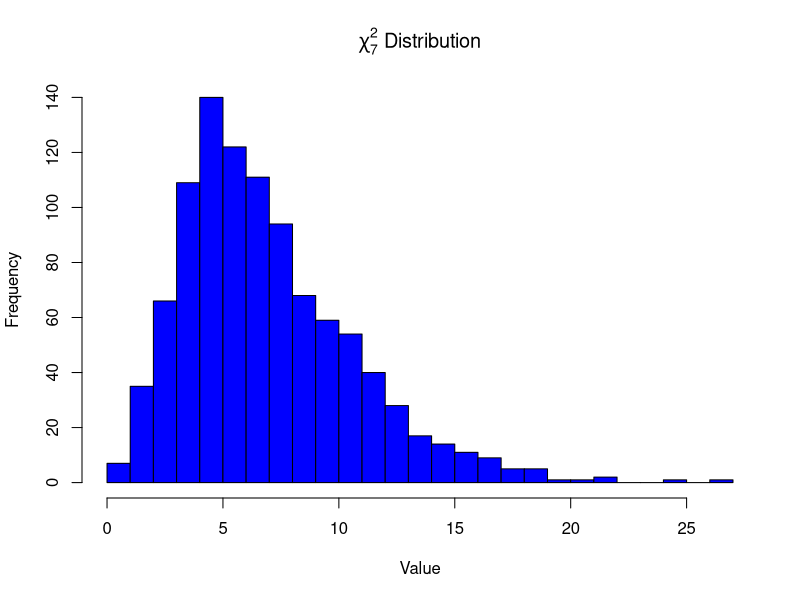
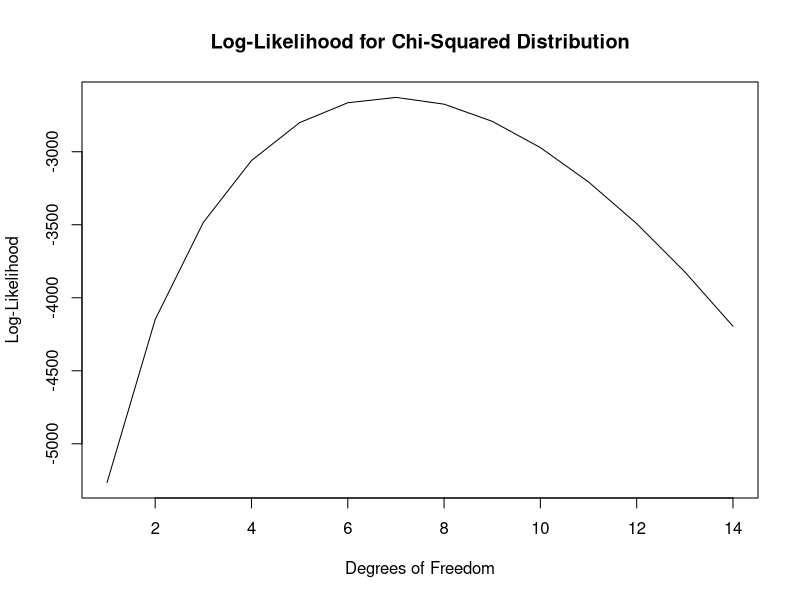
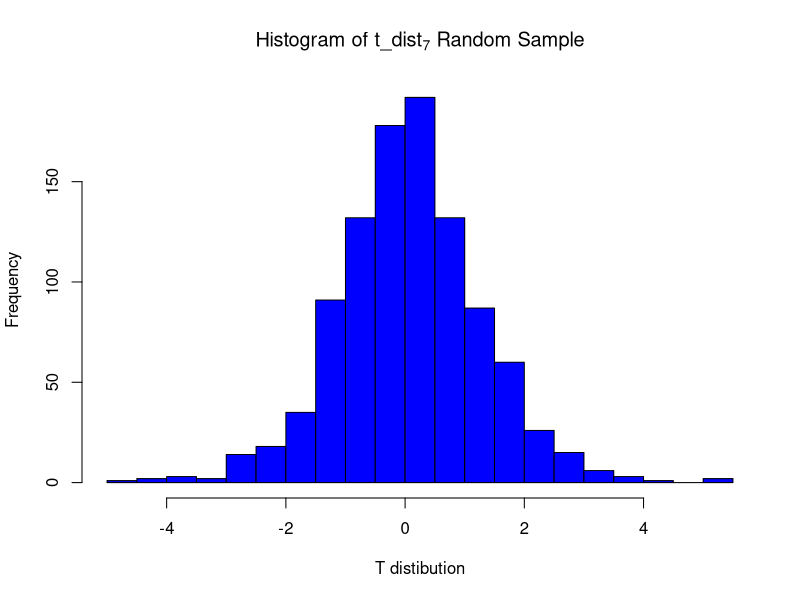
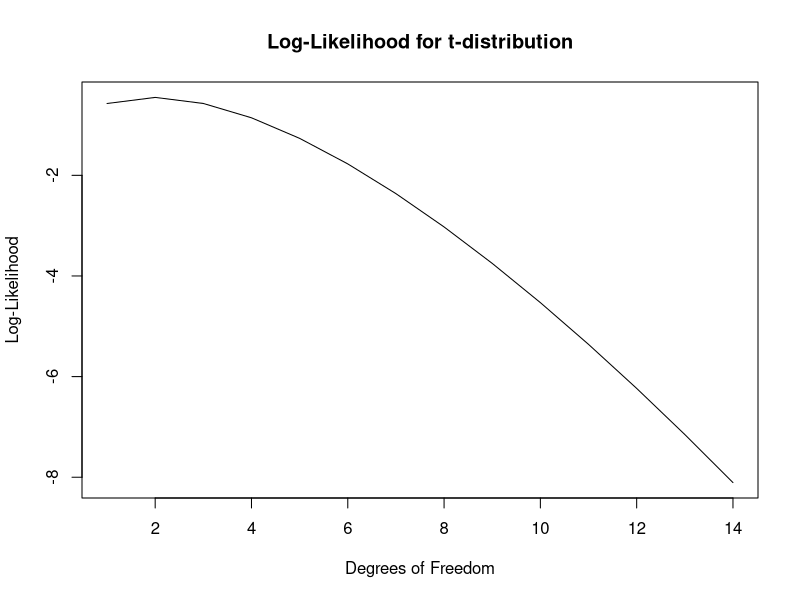
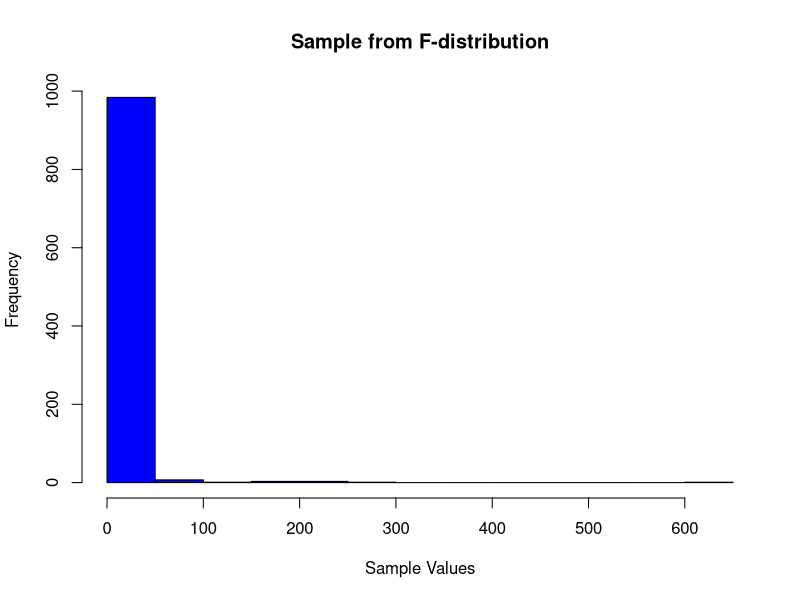
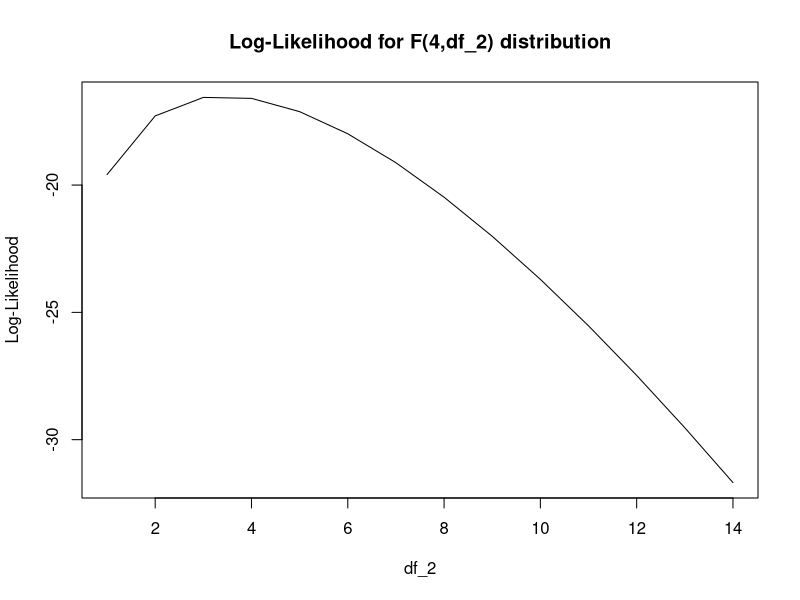

These charts were generated, in order, by the following R code:
## ---- chunk 1
knitr::opts_chunk$set(echo = F, message = F, warning = F, collapse = T)
library(tidyverse)
## ---- chunk 2

rand <- matrix(rnorm(7 * 1000), ncol = 7) # 7 independent standard normal random variables
sample <- rowSums(rand^2) # obtain sample from chi-squared distribution
hist(sample, breaks = 30, col = "blue", xlab = "Value", main = expression(paste(chi[7]^2, " Distribution")))

## ---- chunk 3

# create function to calculate a log-likelihood
df <- 14

log_likelihood_func <- function(df, sample) {
  n <- length(sample)
  k <- df/2
  log_likelihood_singular <- -(n*k)*log(2) - n*lgamma(k) + (k-1)*sum(log(sample)) - (1/2)*sum(sample)
  return(log_likelihood_singular)
}

# calculating the log-likelihoods for degrees of freedom ranging from 1 to 14
df_vals <- seq(1, 14)
log_likelihood <- sapply(df_vals, log_likelihood_func, sample = sample) 

#plotting histogram
plot(df_vals, log_likelihood, type = "l", xlab = "Degrees of Freedom", ylab = "Log-Likelihood", main = "Log-Likelihood for Chi-Squared Distribution")

## ---- chunk 4

# setting sample size
n <- 1000 

# Generate a sample of 1000 random numbers from a standard normal distribution using rnorm
rand_nums <- rnorm(n)

# generate random numbers from a chi-squared distributionn
rchi <- function(df) {
  sum(rnorm(df)^2)
}

# sample of random numbers from the chi-squared distribution
rand_chi_nums <- replicate(n, rchi(7))

# generate sample of 1000 random numbers from a t-distribution 
t_dist <- rand_nums / sqrt(rand_chi_nums/7)

# plotting histogram
hist(t_dist, breaks = 30, col = "blue", xlab = "T distibution", main = expression(paste("Histogram of ", t_dist[7], " Random Sample")))

## ---- chunk 5

df <- seq(1, 14)
sample <- 1000

log_likelihood_func <- function(df, sample) {
  n <- length(sample)
  k <- df
  log_likelihood_singular <- -(n*(k+1)/2)*log(1+(1/k)*sum(sample^2)) + (-(n/2))*log(pi) - lgamma((k+1)/2) + ((k+1)/2)*sum(log(1 + (1/k)*sample^2))
  return(log_likelihood_singular)
}

# calculating the log-likelihoods for degrees of freedom ranging from 1 to 14
log_likelihood <- sapply(df, log_likelihood_func, sample = sample)

#plotting histogram
plot(df, log_likelihood, type = "l", xlab = "Degrees of Freedom", ylab = "Log-Likelihood", main = "Log-Likelihood for t-distribution")

## ---- chunk 6

#using only rnorm
set1 <- rnorm(1000, mean = 0, sd = 1)
set2 <- rnorm(1000, mean = 0, sd = 1)
set3 <- rnorm(1000, mean = 0, sd = 1)
set4 <- rnorm(1000, mean = 0, sd = 1)

# Compute the F ratio
f_ratio <- ((set1^2 + set2^2)/(2)) / ((set3^2 + set4^2)/(2))

# Plot the histogram
# breaks at 20 so you see frequency up to 1000

hist(f_ratio, breaks = 20, col = "blue", xlab = "Sample Values", main = "Sample from F-distribution")

## ---- chunk 7

df1 <- 4
df2 <- seq(1, 14)
sample <- 1000

log_likelihood_func <- function(df2, sample) {
  n <- length(sample)
  k1 <- df1/2
  k2 <- df2/2
  log_likelihood_singular <- -(n*(k1+k2))*log(2) - n*lgamma(k1) - n*lgamma(k2) + (k1-1)*sum(log(sample)) + (k2-1)*sum(log(1+((k1*sample)/(k2)))) - ((k1+k2)*sum(log(1+((sample/k2))))) - (k1*log(k1)) - (k2*log(k2))
  return(log_likelihood_singular)
}

log_likelihood <- sapply(df2, log_likelihood_func, sample = sample)

plot(df2, log_likelihood, type = "l", xlab = "df_2", ylab = "Log-Likelihood", main = "Log-Likelihood for F(4,df_2) distribution")


## ---- chunk 8

# function to convert the test statistic into P value
pvalue_convert <- function(x) {
  p <- 1 - pnorm(abs(x))
  return(p)
}

## ---- chunk 9

tdist_pvalue_convert <- function(x, df) {
  p <- 1 - pt(abs(x), df) # where pt func is for cumulative dist for t dist
  return(p)
}

## ---- chunk 10

# set seed to get the same values for Q10 comparison
set.seed(42)

# Simulate reduction values
treatment_group <- 12
control_group <- 12

# average tumor reduction in tumor size was 3 ± 1 cm (mean ± sd)
treatment_reductions <- rnorm(treatment_group, mean = 3, sd = 1)
# 0 ± 1 cm (mean ± sd) in the control group
control_reductions <- rnorm(control_group, mean = 0, sd = 1)

# Use `t.test` for whether the reductions differ between groups
# using default options
reduction_vals <- t.test(treatment_reductions, control_reductions)
reduction_vals

# Compare the results when using the default options and when using `var.equal = T`
reduction_vals_varequal <- t.test(treatment_reductions, control_reductions, var.equal = T)
reduction_vals_varequal

## ---- chunk 11
# set seed to get the same values as Q9 
set.seed(42)

# using variables from Q9
treatment_group <- 12
control_group <- 12
treatment_reductions <- rnorm(treatment_group, mean = 3, sd = 1)
control_reductions <- rnorm(control_group, mean = 0, sd = 1)

# recreating t test and p value
t_statistic <- (mean(treatment_reductions) - mean(control_reductions)) / sqrt((var(treatment_reductions)/treatment_group) + (var(control_reductions)/control_group))

pvalue <- 2 * pt(-abs(t_statistic), df = treatment_group + control_group - 2)

cat("The t statistic is:", t_statistic)
cat("The p-value is:", pvalue)

